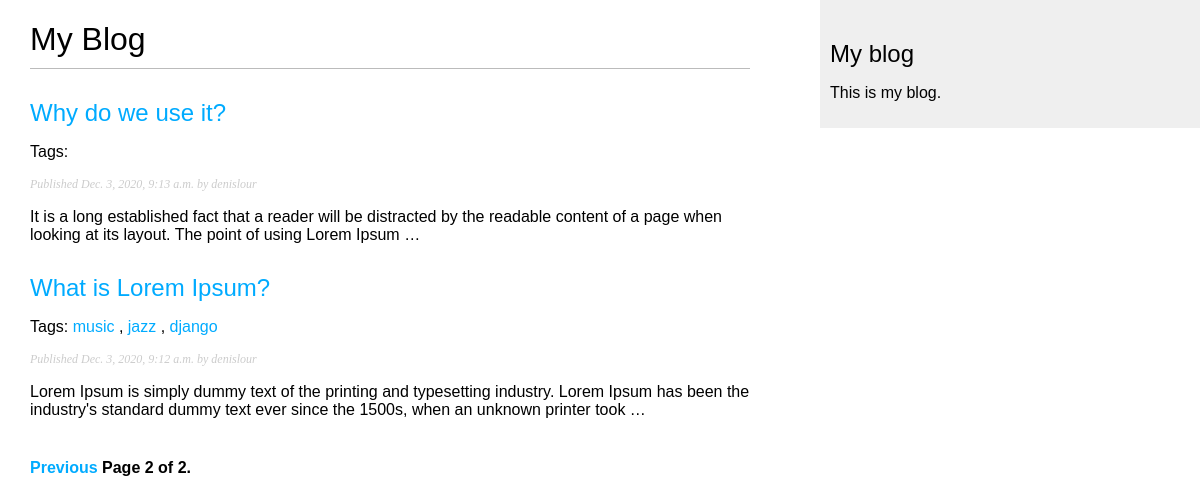
Screenshot of /blog/?page=2 with the database file from the repository.
### blog/models.py (models this page shows, shortened)
class Post(models.Model):
    STATUS_CHOICES = (
        ('draft', 'Draft'),
        ('published', 'Published'),
    )
    title = models.CharField(max_length=250)
    slug = models.SlugField(max_length=250, unique_for_date='publish')
    author = models.ForeignKey(
        User, on_delete=models.CASCADE, related_name='blog_posts')
    body = models.TextField()
    publish = models.DateTimeField(default=timezone.now)
    created = models.DateTimeField(auto_now_add=True)
    updated = models.DateTimeField(auto_now=True)
    status = models.CharField(
        max_length=10, choices=STATUS_CHOICES, default='draft')
    objects = models.Manager()  # The default manager.
    published = PublishedManager()  # Our custom manager.
    tags = TaggableManager()
    class Meta:
        ordering = ('-publish',)
    def get_absolute_url(self):
        return reverse('blog:post_detail', args=[
            self.publish.year,
            self.publish.month,
            self.publish.day,
            self.slug
        ])

### blog/views.py (the view)
# urls.py: path('', views.post_list, name='post_list'),
def post_list(request, tag_slug=None):
    object_list = Post.published.all()
    tag = None
    if tag_slug:
        tag = get_object_or_404(Tag, slug=tag_slug)
        object_list = object_list.filter(tags__in=[tag])
    paginator = Paginator(object_list, 3) # 3 posts in each page
    page = request.GET.get('page')
    try:
        posts = paginator.page(page)
    except PageNotAnInteger:
        posts = paginator.page(1)
    except EmptyPage:
        posts = paginator.page(paginator.num_pages)
    return render(request, 'blog/post/list.html', {
        'page': page,
        'posts': posts,
        'tag': tag
    })

### blog/models.py (called while the page is built)
    def get_queryset(self):
        return super(
            PublishedManager, self).get_queryset().filter(status='published')

### blog/templates/blog/post/list.html (shortened to what this page needs)
{% extends "blog/base.html" %}
{% block content %}
  <h1>My Blog</h1>
  {% for post in posts %}
    <h2>
      <a href="{{ post.get_absolute_url }}">
        {{ post.title }}
      </a>
    </h2>
    <p class="tags">
      Tags:
      {% for tag in post.tags.all %}
        <a href="{% url "blog:post_list_by_tag" tag.slug %}">
          {{ tag.name }}
        </a>
        {% if not forloop.last %}, {% endif %}
      {% endfor %}
    </p>
    <p class="date">
      Published {{ post.publish }} by {{ post.author }}
    </p>
    {{ post.body|truncatewords:30|linebreaks }}
  {% endfor %}
  {% include "pagination.html" with page=posts %}
{% endblock %}

### blog/static/css/blog.css (style rules this page uses)
body { margin:0; padding:0; font-family:helvetica, sans-serif; }
a { color:#00abff; text-decoration:none; }
h1 { font-weight:normal; border-bottom:1px solid #bbb; padding:0 0 10px 0; }
h2 { font-weight:normal; margin:30px 0 0; }
p.date { color:#ccc; font-family: georgia, serif; font-size: 12px; font-style: italic; }

### rows the page displays
Post: title "Why do we use it?", publish "Dec. 3, 2020, 9:13 a.m.", author "denislour", body "It is a long established fact that a reader will be distracted by the readable content of a page when looking at its layout. The point of using Lorem Ipsum …"
Post: title "What is Lorem Ipsum?", publish "Dec. 3, 2020, 9:12 a.m.", author "denislour", body "Lorem Ipsum is simply dummy text of the printing and typesetting industry. Lorem Ipsum has been the industry's standard dummy text ever since the 1500s, when an unknown printer took …"
Tag: name "music"
Tag: name "jazz"
Tag: name "django"

### other values shown
{{ page.number }} "2"
{{ page.paginator.num_pages }} "2"
